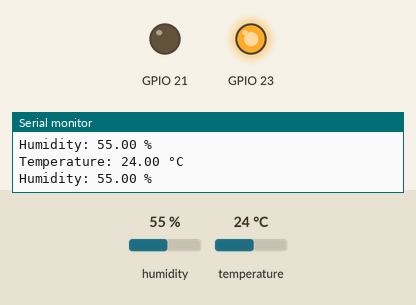
A sketch run on a simulated ESP32. Shown: output pins drawn as LEDs (lit = HIGH), the last lines printed to the serial monitor. Inputs (shaded band) come from the test bench; at power-on: temperature 24 °C, humidity 55 %.

Above: at 2.8 s.
2.9 s: temperature set to 32 °C
5.6 s: temperature set to 35 °C
At 7.5 s:
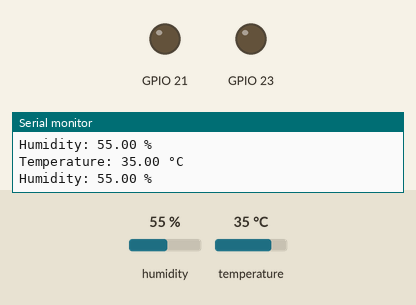
8.3 s: temperature set to 12 °C
At 11.2 s:
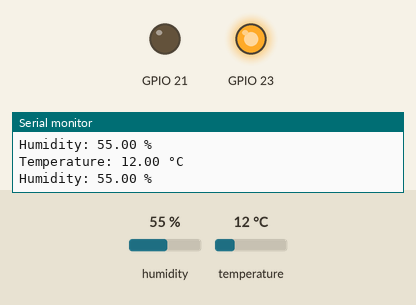
11.5 s: temperature set to 41 °C
At 13.2 s:
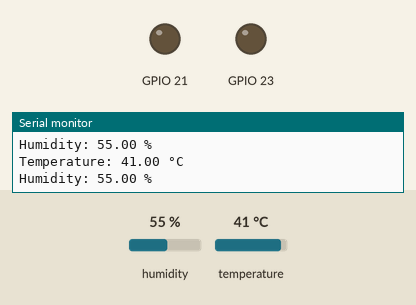
Timing chart, 0 to 14.7 s (numbered marks = the images above; inputs shaded):
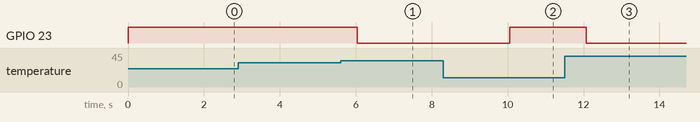

The sketch:

Temperature_Controlled_Fan.ino
```cpp
#include <DHTesp.h> // Include the DHT library for ESP32

// Define the DHT sensor pin
#define DHT_PIN 22 // Example pin (you can change it to your actual pin)

// Initialize a DHT object
DHTesp dht;
const float t = 33.5; // Use 'int' for variable type and add 'int' before 't'

void setup() {
  Serial.begin(9600); // Start serial communication
  dht.setup(DHT_PIN, DHTesp::DHT11); // Initialize the DHT sensor with the pin and type
  pinMode(23, OUTPUT);
  pinMode(21, OUTPUT);
}

void loop() {
  // Read temperature and humidity values
  float temperature = dht.getTemperature();
  float humidity = dht.getHumidity();


  // Check if any reads failed and exit early (to try again)
  if (isnan(temperature) || isnan(humidity)) {
    Serial.println("Failed to read from DHT sensor!");
    delay(2000); // Wait for 2 seconds before retrying
    return;
  }

  // Display temperature and humidity values on the Serial Monitor
  Serial.print("Temperature: ");
  Serial.print(temperature);
  Serial.println(" °C");

  Serial.print("Humidity: ");
  Serial.print(humidity);
  Serial.println(" %");

  if (temperature > t) { // Added space after 'if' and corrected 'digtialWrite' to 'digitalWrite'
    digitalWrite(23, LOW);
  } else {
    digitalWrite(23,HIGH);
  }

  delay(2000); // Wait for 2 seconds before taking another reading
}
```

Measured:
- the behaviour switches between 33 and 34 °C on temperature (found by bisection; images 0 and 1)
- after the input at 5.6 s, GPIO 23: HIGH → LOW after 0.44 s
- after the input at 8.3 s, GPIO 23: LOW → HIGH after 1.8 s
- after the input at 11.5 s, GPIO 23: HIGH → LOW after 0.57 s
